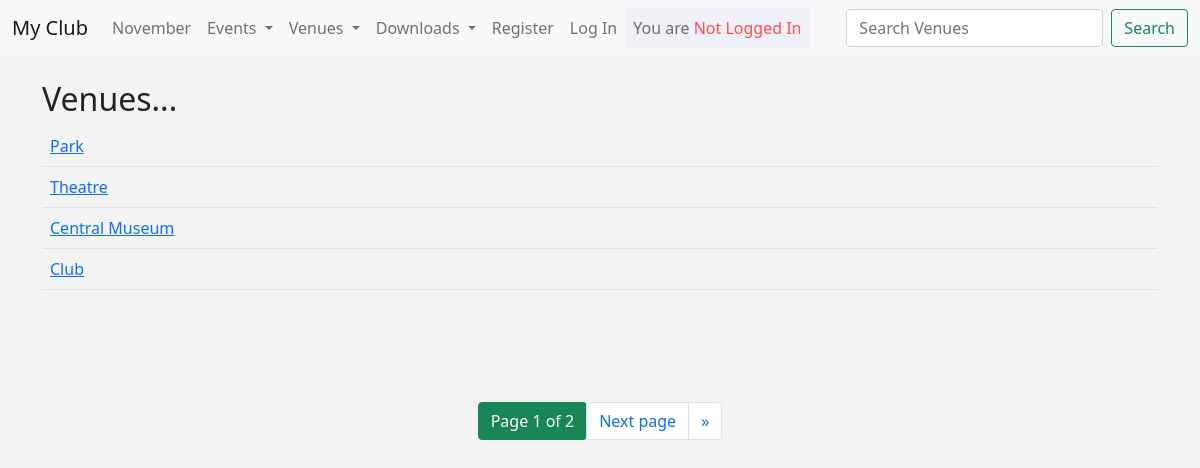
Page /list_venues/ on the committed database.
### events/models.py (models this page shows)
class Venue(models.Model):
	name 	 	  = models.CharField('Venue Name', max_length = 120)
	address  	  = models.CharField(max_length = 120)
	zip_code      = models.CharField('Zip Code', max_length = 20)
	phone 	 	  = models.CharField('Contact Phine', max_length = 60, blank = True)
	web 	 	  = models.URLField('Web_address', blank = True)
	email_address = models.EmailField('Email', blank = True)
	owner 		  = models.IntegerField('Venue Owner', blank = False, default = 1)
	def __str__(self):
		return self.name

### events/views.py (the view)
# urls.py: path('list_venues/', list_venues, name = 'list-venues'),
def list_venues(request):
	p = Paginator(Venue.objects.all(), 4)
	page = request.GET.get('page')
	venues = p.get_page(page)
	context = {
		'venues': venues
	}
	return render(request, 'events/venues.html', context)

### events/templates/events/venues.html (shortened to what this page needs)
{% extends 'events/base.html' %}
{% block content %}
	<h2>Venues...</h2>
	<table class="table table-hover">
		{% for venue in venues %}
			<tr>
				<td>
					<a href="{% url 'show-venue' venue.id %}">{{ venue }}</a>
				</td>
				<td align="right">
			</tr>
		{% endfor %}
	</table>
<br><br><br><br>
<nav aria-label="Page navigation example">
  <ul class="pagination justify-content-center">
    <li class="page-item">
    	<button class="btn btn-success" type="reset">Page {{ venues.number }} of {{ venues.paginator.num_pages }}</button>
    </li>
    <li class="page-item">
    	{% if venues.has_next %}
    	<a class="page-link" href="?page={{ venues.next_page_number }}">Next page</a>
    </li>
    <li class="page-item">
    	<a class="page-link" href="?page={{ venues.paginator.num_pages }}" aria-label="Next">
        	<span aria-hidden="true">&raquo;</span>
    	</a>
    	{% endif %}
    </li>
  </ul>
</nav>
<br><br><br><br><br><br>
{% endblock %}

### events/templates/events/base.html (style rules this page uses)
body { background-color: #f4f4f4; }

### rows in the picture
Venue: name "Park"
Venue: name "Theatre"
Venue: name "Central Museum"
Venue: name "Club"

### other values in the picture
{{ venues.number }} "1"
{{ venues.paginator.num_pages }} "2"
